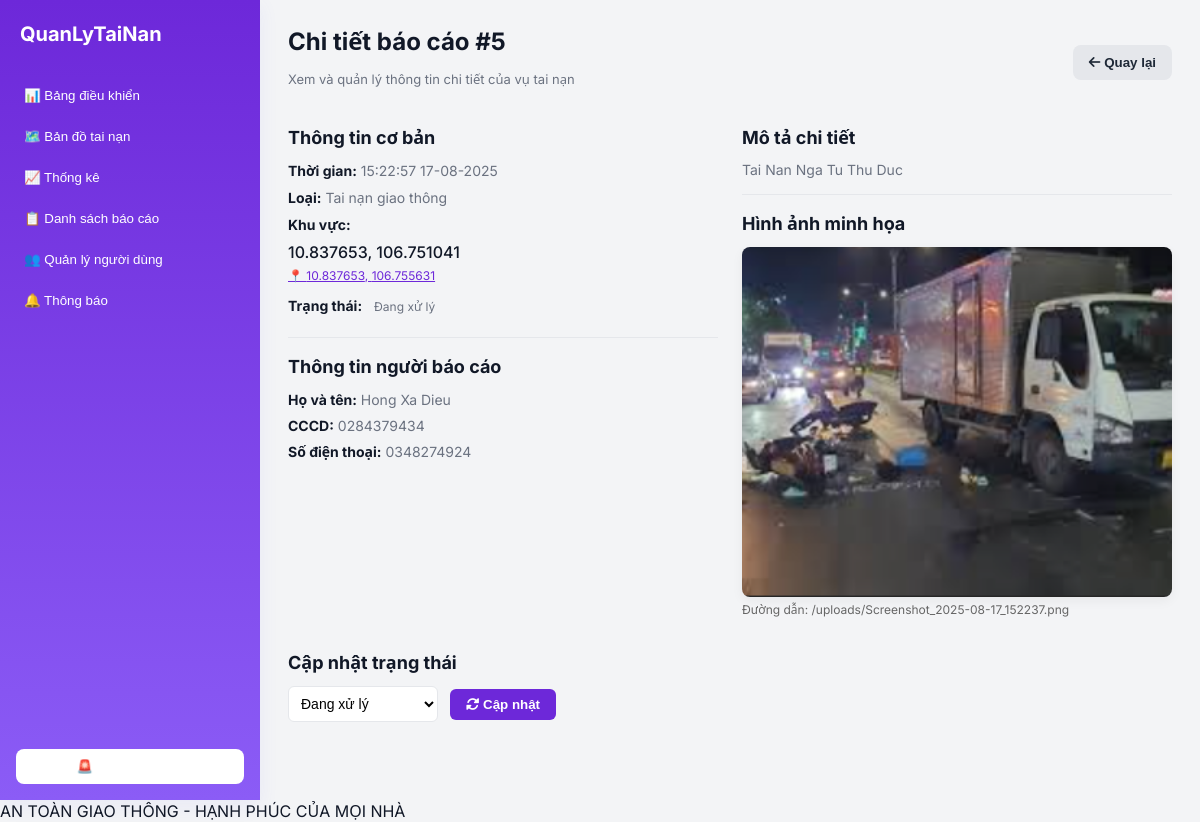
/admin/report/5 (signed in), run on the app's committed database.
### back-end/database/models.py (models this page shows)
class AccidentReport(db.Model):
    __tablename__ = 'accident_report'
    id = db.Column(db.Integer, primary_key=True)
    name = db.Column(db.String(100), nullable=False)
    cccd = db.Column(db.String(12), nullable=False)
    phone = db.Column(db.String(20))
    image_filename = db.Column(db.String(255), nullable=False)
    location = db.Column(db.String(255), nullable=False)
    description = db.Column(db.Text, nullable=False)
    timestamp = db.Column(db.DateTime, default=datetime.utcnow)
    status = db.Column(db.String(50), default="Đang xử lý")
    severity = db.Column(db.String(50)) # Thêm cột này
    lat = db.Column(db.Float) # Thêm cột này
    lng = db.Column(db.Float) # Thêm cột này

### back-end/app.py (the view)
@app.route('/admin/report/<int:report_id>')
@login_required
def report_detail(report_id):
    report = AccidentReport.query.get_or_404(report_id)
    vietnam_timestamp = convert_to_vietnam_time(report.timestamp) if report.timestamp else None
    lat = None
    lng = None
    location_display = report.location or 'Không có tọa độ'
    if report.location and ',' in report.location:
        try:
            coords = report.location.split(',')
            lat = float(coords[0].strip())
            lng = float(coords[1].strip())
            location_display = 'Vị trí từ tọa độ'  # Text tùy chỉnh khi parse thành công
        except (ValueError, IndexError):
            pass  # Nếu parse lỗi, giữ nguyên location
    if report.lat and report.lng:
        lat = report.lat
        lng = report.lng
        location_display = report.location or 'Không rõ vị trí'
    return render_template('report_detail.html',
                           report=report,
                           vietnam_timestamp=vietnam_timestamp,  # Thời gian đã convert
                           lat=lat,
                           lng=lng,
                           location_display=location_display)  # Chuỗi hiển thị

### back-end/app.py (called while the page is built)
def convert_to_vietnam_time(utc_dt):
    if utc_dt:
        vietnam_timezone = pytz.timezone('Asia/Ho_Chi_Minh')
        utc_dt = pytz.utc.localize(utc_dt)
        return utc_dt.astimezone(vietnam_timezone)
    return None

def login_required(f):
    @functools.wraps(f)
    def decorated_function(*args, **kwargs):
        if 'logged_in' not in session:
            flash('Vui lòng đăng nhập để truy cập trang này.', 'error')
            return redirect(url_for('admin_login'))
        return f(*args, **kwargs)
    return decorated_function

### fornt-end/templates/report_detail.html (shortened to what this page needs)
<!DOCTYPE html>
<html lang="vi">
<head>
    <link rel="stylesheet" href="{{ url_for('static', filename='css/dashboard.css') }}">
    <link rel="stylesheet" href="{{ url_for('static', filename='css/report_detail.css') }}">
    <link rel="stylesheet" href="https://cdnjs.cloudflare.com/ajax/libs/font-awesome/6.0.0-beta3/css/all.min.css">
</head>
<body>
    <div class="app">
        <aside class="sidebar">
            <div class="brand">QuanLyTaiNan</div>
            <nav class="menu" aria-label="Main">
                <button class="menu-link" data-section="dashboard">📊 Bảng điều khiển</button>
                <button class="menu-link" data-section="map">🗺️ Bản đồ tai nạn</button>
                <button class="menu-link" data-section="stats">📈 Thống kê</button>
                <button class="menu-link" data-section="reports">📋 Danh sách báo cáo</button>
                <button class="menu-link" data-section="users">👥 Quản lý người dùng</button>
                <button class="menu-link" data-section="notif">🔔 Thông báo</button>
            </nav>
            <div class="bottom">
                <button class="btn-alert" id="btnEmergency">🚨 Báo cáo khẩn</button>
            </div>
        </aside>
        <main class="main">
            <div class="report-header">
                <div>
                    <h2>Chi tiết báo cáo #{{ report.id }}</h2>
                    <p class="subtitle">Xem và quản lý thông tin chi tiết của vụ tai nạn</p>
                </div>
                <button id="backButton" class="btn-back"><i class="fas fa-arrow-left"></i> Quay lại</button>
            </div>
            <div class="report-details">
                <div class="info-section">
                    <h3>Thông tin cơ bản</h3>
                    <p><strong>Thời gian:</strong> {{ vietnam_timestamp.strftime('%H:%M:%S %d-%m-%Y') if vietnam_timestamp else 'Không có thời gian' }}</p>
                    <p><strong>Loại:</strong> Tai nạn giao thông</p>
                    <p><strong>Khu vực:</strong>
                        {% if lat is not none and lng is not none %}
                            <div>
                                <div style="font-weight:500;margin-bottom:2px;">{{ location_display }}</div>
                                <a href="https://maps.google.com/maps?q={{ lat }},{{ lng }}" target="_blank"
                                   style="color:#6d28d9;text-decoration:underline;cursor:pointer;font-size:12px;"
                                   title="Xem vị trí trên Google Maps">
                                   📍 {{ lat }}, {{ lng }}
                                </a>
                            </div>
                        {% else %}
                            {{ location_display }}
                        {% endif %}
                    </p>
                    <p><strong>Trạng thái:</strong>
                        <span id="reportStatusBadge" class="badge">{{ report.status }}</span>
                    </p>
                    <div class="divider"></div>
                    <h3>Thông tin người báo cáo</h3>
                    <p><strong>Họ và tên:</strong> {{ report.name }}</p>
                    <p><strong>CCCD:</strong> {{ report.cccd }}</p>
                    <p><strong>Số điện thoại:</strong> {{ report.phone }}</p>
                </div>
                <div class="description-section">
                    <h3>Mô tả chi tiết</h3>
                    <p>{{ report.description }}</p>
                    <div class="divider"></div>
                    <h3>Hình ảnh minh họa</h3>
                    {% if report.image_filename %}
                        <img src="{{ url_for('uploaded_file', filename=report.image_filename) }}" alt="Hình ảnh tai nạn" class="report-image">
                        <p style="font-size: 12px; color: #666;">Đường dẫn: {{ url_for('uploaded_file', filename=report.image_filename) }}</p>
                    {% else %}
                        <p>Không có hình ảnh.</p>
                    {% endif %}
                </div>
            </div>
            <div class="action-section">
                <h3>Cập nhật trạng thái</h3>
                <form id="statusUpdateForm" method="POST">
                    <div class="status-form">
                        <select id="status-select" name="status">
                            <option value="Đang xử lý" {% if report.status == 'Đang xử lý' %}selected{% endif %}>Đang xử lý</option>
                        </select>
                        <button type="submit" id="updateStatusBtn" class="btn-primary"><i class="fas fa-sync-alt"></i> Cập nhật</button>
                    </div>
                </form>
            </div>
        </main>
    </div>
    <footer>AN TOÀN GIAO THÔNG - HẠNH PHÚC CỦA MỌI NHÀ</footer>
</body>
</html>

### fornt-end/static/css/dashboard.css (style rules this page uses)
:root { --purple-500:#6d28d9; --purple-400:#8b5cf6; --bg:#f3f4f6; --muted:#6b7280; --card:#ffffff; --danger:#ef4444; --success:#10b981; --warning:#f59e0b; }
* { box-sizing:border-box }
body { margin:0; font-family:Inter, "Segoe UI", Roboto, Arial, sans-serif; background:var(--bg); color:#111827; }
.app { display:flex;min-height:100vh }
aside.sidebar { width:260px; background:linear-gradient(180deg,var(--purple-500),var(--purple-400)); color:white; display:flex; flex-direction:column; box-shadow: 0 6px 18px rgba(99,102,241,0.08); transition: width 0.3s ease-in-out; }
.brand { padding:22px 20px; font-weight:700; font-size:20px }
nav.menu { padding:10px 12px; display:flex;flex-direction:column; gap:6px }
.menu button { background:transparent;border:0;color:inherit;padding:10px 12px;border-radius:8px;text-align:left;cursor:pointer;display:flex;gap:10px;align-items:center }
.sidebar .bottom { margin-top:auto;padding:16px }
.btn-alert { width:100%;padding:10px;border-radius:8px;border:0;background:#fff;color:var(--purple-600);font-weight:600;cursor:pointer }
main.main { flex:1; padding:24px 28px; transition: margin-left 0.3s ease-in-out; }
.badge { display:inline-block;padding:6px 8px;border-radius:999px;font-size:12px }

### fornt-end/static/css/report_detail.css (style rules this page uses)
.report-header { display: flex; justify-content: space-between; align-items: center; margin-bottom: 24px; }
.report-header h2 { margin: 0; font-size: 24px; font-weight: 700; }
.subtitle { color: var(--muted); font-size: 13px; }
.btn-back { padding: 10px 16px; border-radius: 8px; background: #e5e7eb; color: #1f2937; text-decoration: none; border: none; cursor: pointer; font-weight: 600; }
.report-details { display: grid; grid-template-columns: 1fr 1fr; gap: 24px; margin-bottom: 24px; }
.report-details h3 { margin: 0 0 12px 0; font-size: 18px; }
.report-details p { margin: 0 0 8px 0; color: var(--muted); font-size: 14px; }
.report-details p strong { color: #111827; }
.divider { margin: 16px 0; border: 0; border-top: 1px solid #e5e7eb; }
.report-image { width: 100%; height: 350px; object-fit: cover; border-radius: 8px; box-shadow: 0 4px 12px rgba(0,0,0,0.05); }
.action-section { margin-top: 24px; }
.action-section h3 { font-size: 18px; margin-bottom: 12px; }
.status-form { display: flex; align-items: center; gap: 12px; }
.status-form select { padding: 8px; border-radius: 6px; border: 1px solid #e5e7eb; background: #fff; min-width: 150px; font-size: 14px; }
.btn-primary { padding: 8px 16px; border-radius: 6px; border: 0; background: var(--purple-500); color: #fff; cursor: pointer; font-weight: 600; transition: background 0.2s ease; }
.menu-link { background: transparent; border: 0; color: inherit; padding: 10px 12px; border-radius: 8px; text-align: left; cursor: pointer; display: flex; gap: 10px; align-items: center; width: 100%; }

### data on the page
AccidentReport: id "5", location "10.837653, 106.751041", lat "10.837653", lng "106.755631", status "Đang xử lý", name "Hong Xa Dieu", cccd "0284379434", phone "0348274924", description "Tai Nan Nga Tu Thu Duc", image_filename (picture), image_filename "/uploads/Screenshot_2025-08-17_152237.png"
